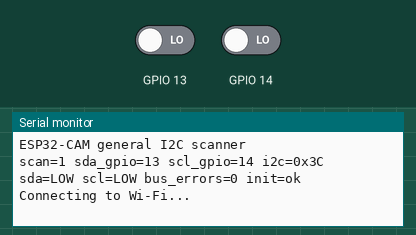
This sketch was run on a simulated ESP32. On the bench: the last lines printed to the serial monitor. The inputs (shaded band) are chosen by the test bench; at power-on: GPIO 13 LOW, GPIO 14 LOW. WiFi joins after 1.5 s; servers stay silent unless stated.

Above: at 1.4 s.
1.5 s: GPIO 13 driven HIGH
3.2 s: GPIO 14 driven HIGH
At 5.7 s:
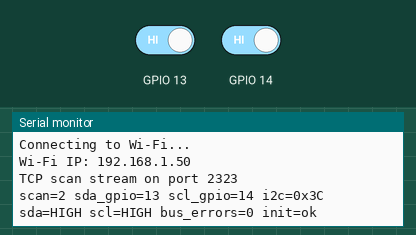
11.8 s: GPIO 13 driven LOW
At 15.9 s:
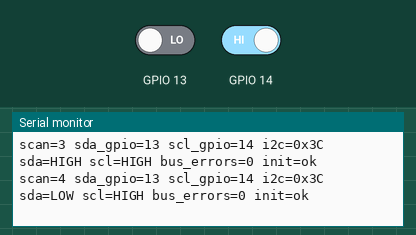
21.8 s: GPIO 14 driven LOW
At 22.5 s:
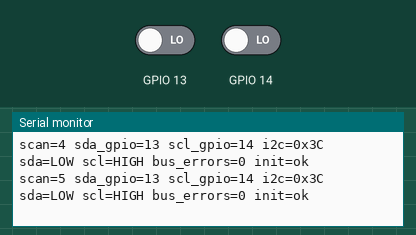
23.3 s: GPIO 13 driven HIGH
At 26.1 s:
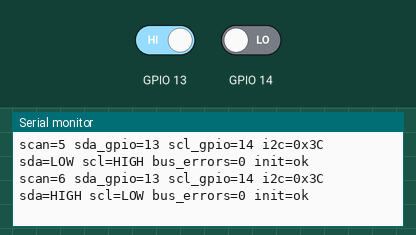

The sketch:

i2c_scanner.ino
```cpp
#include <Arduino.h>
#include <Wire.h>
#include <WiFi.h>

#include "secrets.h"

// All I2C sensors share the confirmed bus: GPIO13 SDA and GPIO14 SCL.
struct BusResult {
  int sda;
  int scl;
  uint8_t addresses[112];
  uint8_t addressCount;
  uint16_t busErrors;
  bool initialized;
  bool sdaHigh;
  bool sclHigh;
};

BusResult buses[] = {
  {13, 14, {}, 0, 0, false, false, false},
};
constexpr uint16_t TCP_PORT = 2323;
constexpr unsigned long SCAN_INTERVAL_MS = 5000;

WiFiServer statusServer(TCP_PORT);
WiFiClient statusClient;
unsigned long scanNumber = 0;
unsigned long lastScan = 0;
unsigned long lastWifiAttempt = 0;
bool wifiWasConnected = false;
bool serverStarted = false;
bool wireStarted = false;

void printScan(Print &out, const BusResult &bus) {
  out.print("scan=");
  out.print(scanNumber);
  out.print(" sda_gpio=");
  out.print(bus.sda);
  out.print(" scl_gpio=");
  out.print(bus.scl);
  out.print(" i2c=");
  if (bus.addressCount == 0) {
    out.print("none");
  } else {
    for (uint8_t index = 0; index < bus.addressCount; ++index) {
      if (index != 0) out.print(',');
      char hexAddress[5];
      snprintf(hexAddress, sizeof(hexAddress), "0x%02X", bus.addresses[index]);
      out.print(hexAddress);
    }
  }
  out.print(" sda=");
  out.print(bus.sdaHigh ? "HIGH" : "LOW");
  out.print(" scl=");
  out.print(bus.sclHigh ? "HIGH" : "LOW");
  out.print(" bus_errors=");
  out.print(bus.busErrors);
  out.print(" init=");
  out.println(bus.initialized ? "ok" : "failed");
}

void scanBus(BusResult &bus) {
  if (!wireStarted) {
    bus.initialized = Wire.begin(bus.sda, bus.scl);
    wireStarted = bus.initialized;
    if (wireStarted) {
      Wire.setClock(100000);
      Wire.setTimeOut(20);
    }
  }
  bus.addressCount = 0;
  bus.busErrors = 0;
  if (!bus.initialized) return;
  for (uint8_t address = 0x08; address <= 0x77; ++address) {
    Wire.beginTransmission(address);
    uint8_t result = Wire.endTransmission();
    if (result == 0) {
      bus.addresses[bus.addressCount++] = address;
    } else if (result != 2) { // 2 is the normal "address not acknowledged" result.
      ++bus.busErrors;
    }
  }
  bus.sdaHigh = digitalRead(bus.sda) == HIGH;
  bus.sclHigh = digitalRead(bus.scl) == HIGH;
}

void scanAllBuses() {
  ++scanNumber;
  for (BusResult &bus : buses) {
    scanBus(bus);
    printScan(Serial, bus);
    if (statusClient && statusClient.connected()) printScan(statusClient, bus);
  }
  lastScan = millis();
}

void updateWifi() {
  if (WiFi.status() == WL_CONNECTED) {
    if (!wifiWasConnected) {
      wifiWasConnected = true;
      Serial.print("Wi-Fi IP: ");
      Serial.println(WiFi.localIP());
      if (!serverStarted) {
        statusServer.begin();
        serverStarted = true;
      }
      Serial.println("TCP scan stream on port 2323");
    }
  } else {
    if (wifiWasConnected) {
      wifiWasConnected = false;
      statusClient.stop();
      Serial.println("Wi-Fi disconnected");
    }
    if (millis() - lastWifiAttempt >= 45000) {
      WiFi.begin(WIFI_SSID, WIFI_PASSWORD);
      lastWifiAttempt = millis();
      Serial.println("Connecting to Wi-Fi...");
    }
  }
}

void updateTcp() {
  if (!wifiWasConnected) return;
  WiFiClient incoming = statusServer.available();
  if (incoming) {
    statusClient.stop();
    statusClient = incoming;
    statusClient.println("ESP32-CAM I2C scanner: GPIO13 SDA, GPIO14 SCL; all addresses");
    for (const BusResult &bus : buses) printScan(statusClient, bus);
  }
}

void setup() {
  Serial.begin(115200);
  delay(250);
  Serial.println("ESP32-CAM general I2C scanner");
  scanAllBuses();
  WiFi.mode(WIFI_STA);
  WiFi.setSleep(false);
  WiFi.setAutoReconnect(true);
  WiFi.begin(WIFI_SSID, WIFI_PASSWORD);
  lastWifiAttempt = millis();
  Serial.println("Connecting to Wi-Fi...");
}

void loop() {
  updateWifi();
  updateTcp();
  if (millis() - lastScan >= SCAN_INTERVAL_MS) scanAllBuses();
  delay(10);
}
```

secrets.h
```cpp
#pragma once

constexpr char WIFI_SSID[] = "YOUR_WIFI_NAME";
constexpr char WIFI_PASSWORD[] = "YOUR_WIFI_PASSWORD";
```

Measured:
- after the input at 3.2 s, the serial monitor: prints a new line after 2.1 s (image 1)
- after the input at 11.8 s, the serial monitor: prints a new line after 3.5 s (image 2)
- after the input at 23.3 s, the serial monitor: prints a new line after 2.1 s (image 4)
